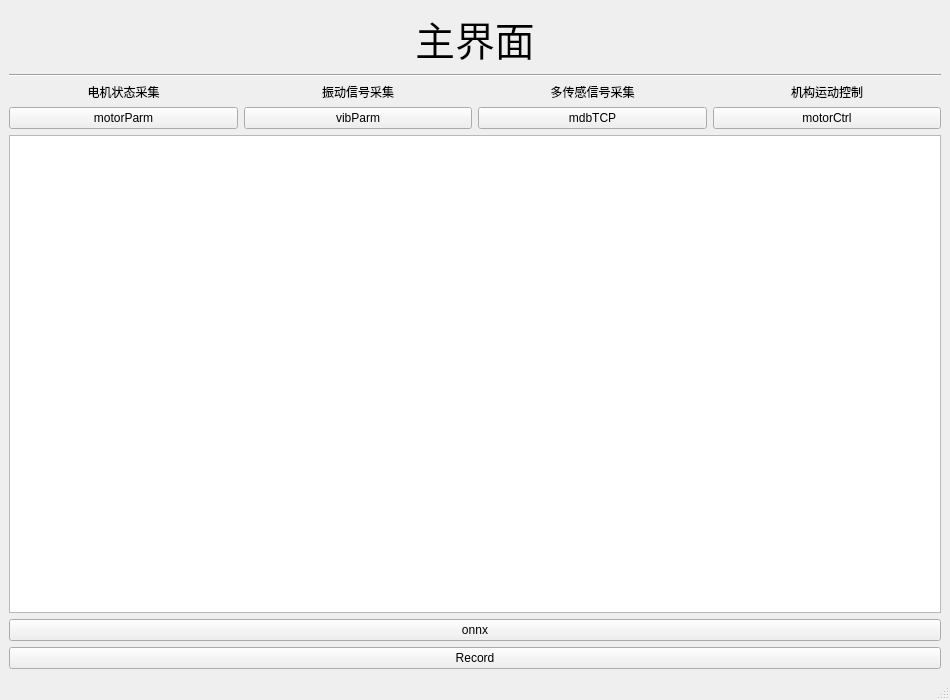
<?xml version="1.0" encoding="UTF-8"?>
<ui version="4.0">
 <class>MainWindow</class>
 <widget class="QMainWindow" name="MainWindow">
  <property name="geometry">
   <rect>
    <x>0</x>
    <y>0</y>
    <width>950</width>
    <height>700</height>
   </rect>
  </property>
  <property name="windowTitle">
   <string>多杆式星壤钻探机器人控制系统V1.0</string>
  </property>
  <widget class="QWidget" name="centralwidget">
   <layout class="QGridLayout" name="gridLayout_2">
    <item row="0" column="0">
     <widget class="QLabel" name="label_5">
      <property name="font">
       <font>
        <family>Microsoft YaHei UI</family>
        <pointsize>30</pointsize>
        <bold>false</bold>
       </font>
      </property>
      <property name="text">
       <string>主界面</string>
      </property>
      <property name="alignment">
       <set>Qt::AlignCenter</set>
      </property>
     </widget>
    </item>
    <item row="1" column="0">
     <widget class="Line" name="line">
      <property name="orientation">
       <enum>Qt::Horizontal</enum>
      </property>
     </widget>
    </item>
    <item row="3" column="0">
     <widget class="QTextEdit" name="textEdit"/>
    </item>
    <item row="5" column="0">
     <widget class="QPushButton" name="btn_record">
      <property name="text">
       <string>Record</string>
      </property>
     </widget>
    </item>
    <item row="2" column="0">
     <layout class="QGridLayout" name="gridLayout">
      <item row="0" column="0">
       <widget class="QLabel" name="label">
        <property name="text">
         <string>电机状态采集</string>
        </property>
        <property name="alignment">
         <set>Qt::AlignCenter</set>
        </property>
       </widget>
      </item>
      <item row="0" column="1">
       <widget class="QLabel" name="label_2">
        <property name="text">
         <string>振动信号采集</string>
        </property>
        <property name="alignment">
         <set>Qt::AlignCenter</set>
        </property>
       </widget>
      </item>
      <item row="0" column="2">
       <widget class="QLabel" name="label_3">
        <property name="text">
         <string>多传感信号采集</string>
        </property>
        <property name="alignment">
         <set>Qt::AlignCenter</set>
        </property>
       </widget>
      </item>
      <item row="0" column="3">
       <widget class="QLabel" name="label_4">
        <property name="text">
         <string>机构运动控制</string>
        </property>
        <property name="alignment">
         <set>Qt::AlignCenter</set>
        </property>
       </widget>
      </item>
      <item row="1" column="0">
       <widget class="QPushButton" name="btn_motorparm">
        <property name="text">
         <string>motorParm</string>
        </property>
       </widget>
      </item>
      <item row="1" column="1">
       <widget class="QPushButton" name="btn_vibeparm">
        <property name="text">
         <string>vibParm</string>
        </property>
       </widget>
      </item>
      <item row="1" column="2">
       <widget class="QPushButton" name="btn_mdbtcp">
        <property name="text">
         <string>mdbTCP</string>
        </property>
       </widget>
      </item>
      <item row="1" column="3">
       <widget class="QPushButton" name="btn_motorctrl">
        <property name="text">
         <string>motorCtrl</string>
        </property>
       </widget>
      </item>
     </layout>
    </item>
    <item row="4" column="0">
     <widget class="QPushButton" name="btn_onnx">
      <property name="text">
       <string>onnx</string>
      </property>
     </widget>
    </item>
   </layout>
  </widget>
  <widget class="QMenuBar" name="menubar">
   <property name="geometry">
    <rect>
     <x>0</x>
     <y>0</y>
     <width>950</width>
     <height>20</height>
    </rect>
   </property>
  </widget>
  <widget class="QStatusBar" name="statusbar"/>
 </widget>
 <resources/>
 <connections/>
</ui>
